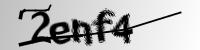
#> input picture dataset/1.png, 200 x 50 px; its folder holds 4 pictures in this run
$ python binarize_sequential.py
#> lines starting #> are read from the running program, lines starting #| are printed output that depends on the picture; after the words box and inside, x2 and y2 are one past the last pixel; in counts of white or black regions, pixels touching at a corner belong together
import cv2
import numpy as np
import os
import matplotlib.pyplot as plt
from matplotlib.lines import Line2D
from matplotlib.patches import Patch
import random
import time

def load_images():
    """
    This method iterates over all the files in the dataset directory and picks the images from that directory
    """
    current_directory = os.getcwd()
    dataset_directory = "dataset"
    image_directory = os.path.join(current_directory, dataset_directory)
    all_files = os.listdir(image_directory)
    image_files = [f for f in all_files if f.lower().endswith(('.png'))]
    image_files.sort(key=lambda x: int(x.split('.')[0])) # sort the images by digit
    print(f"Total images found in the dataset: {len(image_files)}")
    return image_files, image_directory

def image_to_array(images: list, image_directory: str):
    """
    This method iterates over each image and converts the image into RGBA and saves them in an np array
    """
#> called with image_directory = 'dataset'
    image_arrays = []
    for image in images:
        path = image_directory + "/" + image
        image_read = cv2.imread(path) # read an image
#> image_read is the input picture: shape (50, 200, 3); min 0, max 255, mean 185.6
        image_rgb = cv2.cvtColor(image_read, cv2.COLOR_BGR2RGB) # convert the image into RGBA
        image_arrays.append(image_rgb) # add each RGBA image to the list

    image_np_arrays = np.array(image_arrays)
    return image_np_arrays

def binarize_image(image: np.array, threshold: int):
    """
    This method applies binarization with a given threshold to the given image and returns the copy of that image
    """
    start_time = time.time()
    image_copy = image.copy()  # Make a copy of the image

    if len(image_copy.shape) == 3:  # Check if the image is RGB
        height, width, _ = image_copy.shape
        for h in range(height):
            for w in range(width):
                # Convert pixel to grayscale intensity using the formula: intensity = 0.299*R + 0.587*G + 0.114*B
                grayscale_intensity = 0.299 * image_copy[h, w, 0] + 0.587 * image_copy[h, w, 1] + 0.114 * image_copy[h, w, 2]

                # Binarize based on the grayscale intensity
                image_copy[h, w] = 255 if grayscale_intensity > threshold else 0
    else:
        raise ValueError("Invalid input. image should be a 2D or 3D NumPy array.")

    return image_copy, time.time() - start_time

def binarize_all(image_np_arrays):
    """
    This method applies binarization to all the images in the dataset and saves the result in the output directory
    """
    current_directory = os.getcwd()
    output_directory = "output"
    output_directory = os.path.join(current_directory, output_directory)

    execution_time_arrays = []
    counter = 1
    for image in image_np_arrays:
        binarized_image = binarize_image(image, 127)
        result = binarized_image[0] # threshold is set to 127
        execution_time_arrays.append(binarized_image[1])
        output_path = os.path.join(output_directory, f"binarized_{counter}.png")
        cv2.imwrite(output_path, result) # store the binarized image into the output directory
        counter = counter + 1
#> this loop made 4 passes
#> pass 1, in binarize_all, `result = binarized_image[0]`:
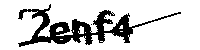
#> result: shape (50, 200, 3); 81.3% white; 2 black regions (1 under 20 px), largest, box (x1, y1, x2, y2) and area: (18, 4, 181, 47) 1866
#> pass 2, in binarize_all, `result = binarized_image[0]`:
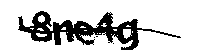
#> result: shape (50, 200, 3); 79.8% white; 4 black regions (3 under 20 px), largest, box (x1, y1, x2, y2) and area: (18, 11, 181, 50) 2014
#> pass 3, in binarize_all, `result = binarized_image[0]`:
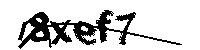
#> result: shape (50, 200, 3); 81.9% white; 1 black region, box (x1, y1, x2, y2) and area: (18, 10, 182, 49) 1814

    print("--- Sequential Binarization Execution Time: %s seconds ---" % (sum(execution_time_arrays)))

    return execution_time_arrays

def plot_original_and_binarize(image_np_arrays, number: int):
    """
    This method plots both the original image and the binarized image side by side
    """
    current_directory = os.getcwd()
    output_directory = "output"
    output_directory = os.path.join(current_directory, output_directory)
    dataset_directory = os.path.join(current_directory, "dataset")

    random_ints_list = [random.randint(0, 99) for _ in range(number)]
    if (number < 1 or number > 100):
        print("Plot Error")
        return None

    counter = 1
    plt.figure(figsize=(8 * number, 8))
    for i in random_ints_list:
        original = cv2.imread(dataset_directory + "/" + str(i) + ".png")
        binarized = cv2.imread(output_directory + "/binarized_" + str(i) + ".png")

        plt.subplot(2, number, counter * 2 -1)
        plt.imshow(original)
        plt.title("Original Image")
        plt.axis('off')

        plt.subplot(2, number, counter * 2)
        plt.imshow(binarized)
        plt.title("Binarized Image")
        plt.axis('off')
        counter = counter + 1

    plt.savefig("analysis/sequential_binary_comparison.png")
    plt.close("analysis/sequential_binary_comparison.png")

def plot_execution_time(image_np_arrays):
    """
    This method plots the execution time of the binarization on the number of images
    """
    result = binarize_all(image_np_arrays)
    plt.title("Execution time for each image")
#> (the run stopped early here; a loop or call above may not have finished)
